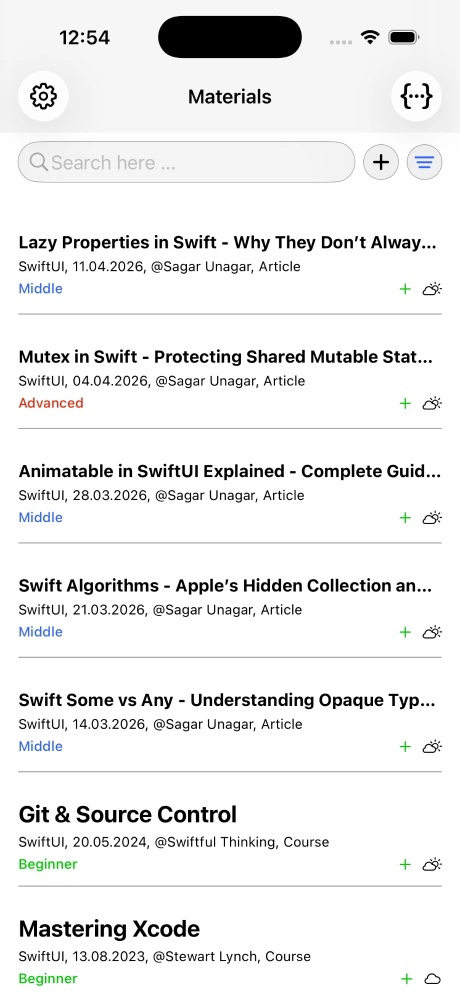
#> input picture AppStoreAssets/raw/iphone.webp, 920 x 2000 px, given in place of AppIcon.png, which was not available (shown at 1/2 size)
$ python make_creative_video.py
#> lines starting #> are read from the running program, lines starting #| are printed output that depends on the picture; after the words box and inside, x2 and y2 are one past the last pixel; in counts of white or black regions, pixels touching at a corner belong together; pictures that were not available may be replaced by others from this repository, and a replacement may not be noted
### AppStoreAssets/make_creative_asset.py
#!/usr/bin/env python3
"""Генерация universal creative asset (16:9, 5244×2950) для App Store:
product page header + search results.

Запуск из корня репозитория (системный Python — Pillow установлен для него,
а `python3` из Homebrew его не видит):
    /usr/bin/python3 AppStoreAssets/make_creative_asset.py

Результат в AppStoreAssets/out/:
    universal_5244x2950.png — файл для загрузки в App Store Connect (RGB, без альфы);
    preview_overlay.png     — уменьшенная копия с безопасной зоной и обрезками 21:9 / 3:2.

Общие функции (фон, фактура, устройства, слоган) использует и make_creative_video.py.
"""

from __future__ import annotations

from dataclasses import dataclass
from functools import lru_cache
from pathlib import Path

from PIL import Image, ImageDraw, ImageFilter, ImageFont

ROOT = Path(__file__).resolve().parent
RAW = ROOT / "raw"
OUT = ROOT / "out"
APP_ICON = ROOT.parent / "StartToSwiftUI/Assets.xcassets/AppIcon.appiconset/AppIcon.png"

# Фирменные цвета: фон иконки #3366FF, к краям — темнее.
BRAND = (0x33, 0x66, 0xFF)
BRAND_DARK = (0x1E, 0x3F, 0xB8)
WHITE = (255, 255, 255)
SHADOW = (8, 20, 70)

FONT_PATH = "/System/Library/Fonts/SFNS.ttf"

IPHONE_SHOT = RAW / "iphone.webp"
# Ландшафтный iPad-кадр используется, если файл есть; иначе — портретный.
IPAD_LANDSCAPE_SHOT = RAW / "ipad_landscape.png"
IPAD_PORTRAIT_SHOT = RAW / "ipad.webp"

# Доля ширины iPhone, заходящая на портретный iPad.
IPHONE_OVERLAP = 0.45


@dataclass(frozen=True)
class Layout:
    """Геометрия одного формата ассета: холст, безопасная зона, слоган, устройства, фактура."""

    size: tuple[int, int]
    safe: tuple[int, int, int, int]
    slogan: tuple[str, ...]
    slogan_max_size: int
    ipad_screen_height: int
    iphone_screen_height: int
    iphone_drop: int
    devices_gap: int
    glyphs: tuple[tuple[int, int, int, float], ...]  # (высота, левый край, верх, непрозрачность)
    scale: float = 1.0  # Масштаб относительно universal — для теней и амплитуд движения.

    # [4 lines left out: function center_x, not called in this run]


# Безопасная зона — из шаблона Apple «Universal Asset Template» (слой «Art Safe Area»).
UNIVERSAL = Layout(
    size=(5244, 2950),
    safe=(1921, 660, 3323, 1622),
    slogan=("Learn SwiftUI", "your way"),
    slogan_max_size=240,
    ipad_screen_height=2100,
    iphone_screen_height=1900,
    iphone_drop=180,
    devices_gap=90,
    glyphs=((2600, -700, 900, 0.10), (2200, 3900, -350, 0.08)),
)


def scaled_layout(size: tuple[int, int], safe: tuple[int, int, int, int], slogan: tuple[str, ...]) -> Layout:
    """Строит раскладку другого формата, масштабируя universal по высоте холста.

    Глифы левой половины привязываются к левому краю, правой — к правому,
    чтобы фактура оставалась у краёв при любом соотношении сторон.

    - Parameters:
      - size: размер холста.
      - safe: безопасная зона из шаблона Apple для этого формата.
      - slogan: строки слогана.
    - Returns: раскладка для нового формата.
    """
    s = size[1] / UNIVERSAL.size[1]
    base_w = UNIVERSAL.size[0]
    glyphs = tuple(
        (
            round(height * s),
            round(left * s) if left < base_w / 2 else size[0] - round((base_w - left) * s),
            round(top * s),
            alpha,
        )
        for height, left, top, alpha in UNIVERSAL.glyphs
    )
    return Layout(
        size=size,
        safe=safe,
        slogan=slogan,
        slogan_max_size=round(UNIVERSAL.slogan_max_size * s),
        ipad_screen_height=round(UNIVERSAL.ipad_screen_height * s),
        iphone_screen_height=round(UNIVERSAL.iphone_screen_height * s),
        iphone_drop=round(UNIVERSAL.iphone_drop * s),
        devices_gap=round(UNIVERSAL.devices_gap * s),
        glyphs=glyphs,
        scale=s,
    )


def radial_background(size: tuple[int, int]) -> Image.Image:
    """Создаёт фон с радиальным градиентом от фирменного синего в центре к тёмному по краям.

    - Parameter size: размер холста.
    - Returns: RGB-изображение размером холста.
    """
    # Градиент считаем в малом разрешении и растягиваем — это быстро и даёт плавный переход.
    sw, sh = size[0] // 10, size[1] // 10
    small = Image.new("RGB", (sw, sh))
    cx, cy = sw / 2, sh * 0.42
    max_d = ((sw / 2) ** 2 + (sh * 0.6) ** 2) ** 0.5
    px = small.load()
    for y in range(sh):
        for x in range(sw):
            t = min(1.0, (((x - cx) ** 2 + (y - cy) ** 2) ** 0.5) / max_d)
            t = t * t
            px[x, y] = tuple(round(a + (b - a) * t) for a, b in zip(BRAND, BRAND_DARK))
    return small.resize(size, Image.LANCZOS)


@lru_cache(maxsize=1)
def icon_glyph_mask() -> Image.Image:
    """Вырезает из иконки приложения белый символ «A» (без подписи) как маску.

    - Returns: L-маска символа, обрезанная по его границам.
    """
    icon = Image.open(APP_ICON).convert("RGB")
    # Подпись «StartToSwiftUI» начинается ниже ~800 px — её отрезаем, оставляя только «A».
    glyph = icon.crop((0, 0, icon.width, 800))
    mask = glyph.convert("L").point(lambda v: 255 if v > 200 else 0)
    return mask.crop(mask.getbbox())


def glyph_sprite(height: int, alpha: float) -> Image.Image:
    """Готовит маску «A» нужной высоты с заданной непрозрачностью.

    - Parameters:
      - height: высота глифа в пикселях холста.
      - alpha: непрозрачность 0…1.
    - Returns: L-маска для заливки белым.
    """
    mask = icon_glyph_mask()
    scaled = mask.resize((round(mask.width * height / mask.height), height), Image.LANCZOS)
    return scaled.point(lambda v: round(v * alpha))


# [63 lines left out: functions add_glyph_texture, device, shadow_mask, paste_with_shadow, not called in this run]


def fitting_font(lines: tuple[str, ...], max_width: int, start_size: int) -> ImageFont.FreeTypeFont:
    """Подбирает самый крупный жирный шрифт, при котором каждая строка помещается в ширину.

    - Parameters:
      - lines: строки слогана.
      - max_width: допустимая ширина строки.
      - start_size: начальный (максимальный) кегль.
    - Returns: шрифт SF Pro Bold подходящего кегля.
    """
    size = start_size
    while True:
        font = ImageFont.truetype(FONT_PATH, size)
        font.set_variation_by_name("Bold")
        if all(font.getlength(line) <= max_width for line in lines) or size <= 40:
            return font
        size -= 4


def slogan_mask(layout: Layout) -> tuple[Image.Image, int]:
    """Рисует слоган по центру в верхней части безопасной зоны как маску размером холста.

    - Parameter layout: раскладка формата.
    - Returns: L-маска текста и координата Y его нижней границы.
    """
    safe = layout.safe
    font = fitting_font(layout.slogan, max_width=safe[2] - safe[0] - round(120 * layout.scale),
                        start_size=layout.slogan_max_size)
    mask = Image.new("L", layout.size, 0)
    draw = ImageDraw.Draw(mask)
    line_height = round(font.size * 1.08)
    y = safe[1] + round(40 * layout.scale)
    for line in layout.slogan:
        draw.text((layout.center_x, y), line, font=font, fill=255, anchor="mt")
        y += line_height
    return mask, y


# [86 lines left out: functions draw_slogan, devices_origin, compose_devices, overlay_preview, main, not called in this run]


# [2 lines that do not run on import are left out]

### AppStoreAssets/make_creative_video.py
#!/usr/bin/env python3
"""Генерация видео creative assets для App Store: product page header (21:9) и search results (3:2).

Запуск из корня репозитория (нужен ffmpeg: brew install ffmpeg; Python — системный, как
в make_creative_asset.py):
    /usr/bin/python3 AppStoreAssets/make_creative_video.py

Результат в AppStoreAssets/out/ для каждого формата:
    <name>.mp4          — ролик для загрузки (H.264, без звука, бесшовный цикл);
    <name>_poster.png   — первый кадр (постер) с безопасной зоной, в четверть размера;
    <name>_frames.png   — четыре кадра цикла для быстрой проверки движения.

Без ffmpeg создаются только постер и кадры.
"""

from __future__ import annotations

import math
import shutil
import subprocess
from dataclasses import dataclass
from pathlib import Path

from PIL import Image, ImageChops

from make_creative_asset import (
    OUT, RAW, SHADOW, UNIVERSAL, WHITE, Layout, device, devices_origin, glyph_sprite,
    overlay_preview, radial_background, scaled_layout, shadow_mask, slogan_mask,
)

DURATION = 12.0  # Секунды; все движения периодичны по DURATION — цикл без шва.
FPS = 30
FADE = 0.8  # Длительность перехода между экранами, секунды.

# Безопасные зоны — из шаблонов Apple «Product Page Header» и «Search Results» (слой «Art Safe Area»).
HEADER = scaled_layout((3840, 1646), (1097, 493, 2743, 1154), ("Learn SwiftUI your way",))
# Search results рендерим в 2880×1920 (3:2 внутри допустимого диапазона): 3840×2560 требует
# H.264 level 6, который поддерживают не все декодеры. Зона шаблона 3840×2560 масштабирована на 0.75.
SEARCH = scaled_layout((2880, 1920), (627, 574, 2253, 1346), UNIVERSAL.slogan)

FORMATS = {"header_3840x1646": HEADER, "search_2880x1920": SEARCH}

# Экраны по порядку показа; отсутствующие файлы пропускаются.
IPHONE_SHOTS = [RAW / "iphone.webp", RAW / "iphone_2.png", RAW / "iphone_3.png"]
IPAD_SHOTS = [RAW / "ipad.webp", RAW / "ipad_2.png"]


@dataclass
class DeviceTrack:
    """Устройство в ролике: кадры экранов одного размера, тень, маска для блика и параметры движения."""

    frames: list[Image.Image]
    shadow: Image.Image
    shadow_pad: int
    glare_band: Image.Image
    origin: tuple[int, int]
    amplitude: float
    phase: float
    glare_window: tuple[float, float]  # Доли цикла, в которые по устройству проходит блик.


# [51 lines left out: functions load_frames, make_glare_band, make_track, not called in this run]


def smoothstep(k: float) -> float:
    """Сглаживает линейный прогресс 0…1, чтобы переходы начинались и заканчивались мягко."""
    return k * k * (3 - 2 * k)


# [113 lines left out: functions screen_mix, draw_track, render_frame, contact_sheet, encode, not called in this run]


def build(name: str, layout: Layout, has_ffmpeg: bool) -> None:
    """Готовит слои формата, сохраняет постер и кадры и при наличии ffmpeg кодирует ролик.

    - Parameters:
      - name: имя файла без расширения.
      - layout: раскладка формата.
      - has_ffmpeg: установлен ли ffmpeg.
    """
    base = radial_background(layout.size)
    glyphs = [(glyph_sprite(height, alpha), left, top) for height, left, top, alpha in layout.glyphs]
    slogan, text_bottom = slogan_mask(layout)

    top = text_bottom + layout.devices_gap
    ipad_probe = load_frames(IPAD_SHOTS[:1], layout.ipad_screen_height)[0]
    iphone_probe = load_frames(IPHONE_SHOTS[:1], layout.iphone_screen_height)[0]
    ipad_pos, iphone_pos = devices_origin(layout, ipad_probe.width, iphone_probe.width, top)
    tracks = [
        make_track(IPAD_SHOTS, layout.ipad_screen_height, ipad_pos, layout,
                   amplitude=30 * layout.scale, phase=0, glare_window=(0.30, 0.50)),
        make_track(IPHONE_SHOTS, layout.iphone_screen_height, iphone_pos, layout,
                   amplitude=40 * layout.scale, phase=math.pi / 2, glare_window=(0.40, 0.60)),
    ]

    def frame_at(t: float) -> Image.Image:
        return render_frame(layout, base, glyphs, slogan, tracks, t)

    poster = frame_at(0)
    overlay_preview(poster, layout, with_crops=False).save(OUT / f"{name}_poster.png")
    contact_sheet([frame_at(DURATION * q) for q in (0.15, 0.40, 0.55, 0.85)]).save(OUT / f"{name}_frames.png")
    if has_ffmpeg:
        encode(name, layout, frame_at)


def main() -> None:
    """Собирает оба формата и сохраняет результат в AppStoreAssets/out/."""
    OUT.mkdir(exist_ok=True)
    has_ffmpeg = shutil.which("ffmpeg") is not None
    if not has_ffmpeg:
        print("ffmpeg не найден (brew install ffmpeg) — сохраняю только постеры и кадры.")
    for name, layout in FORMATS.items():
        build(name, layout, has_ffmpeg)
#> in radial_background, `small = Image.new("RGB", (sw, sh))`: small: PIL image 384x164 RGB; every value is 0
#> in radial_background, `return small.resize(size, Image.LANCZOS)`:
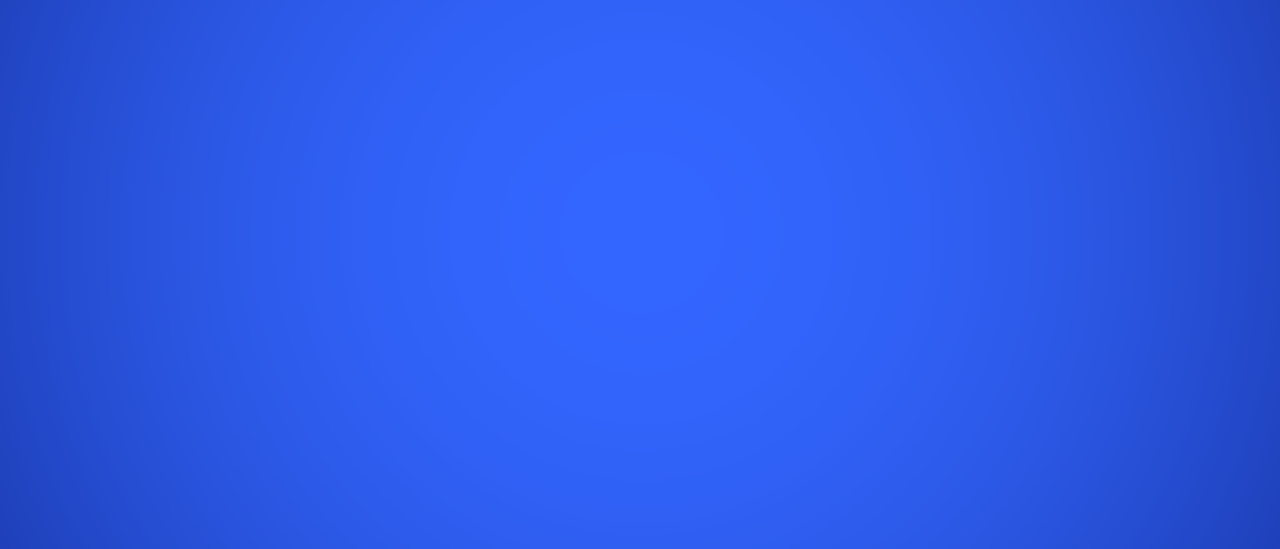
#> returned value: PIL image 3840x1646 RGB (shown at 1/3 size); mean R, G, B 44.4, 89.7, 232.6
#> in icon_glyph_mask, icon is the input picture: PIL image 920x2000 RGB; mean R, G, B 237.7, 238, 237.9
#> in icon_glyph_mask, `glyph = icon.crop((0, 0, icon.width, 800))`:
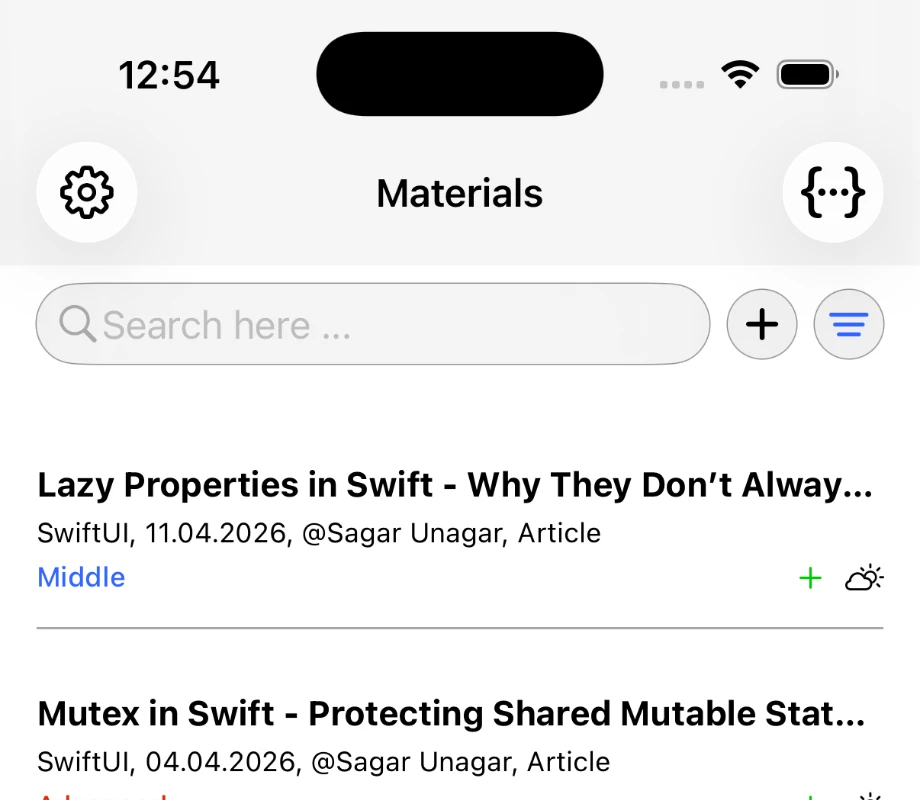
#> glyph: PIL image 920x800 RGB; mean R, G, B 232.4, 232.5, 232.7
#> in icon_glyph_mask, `mask = glyph.convert("L").point(lambda v: 255 if v > 200 else 0)`:
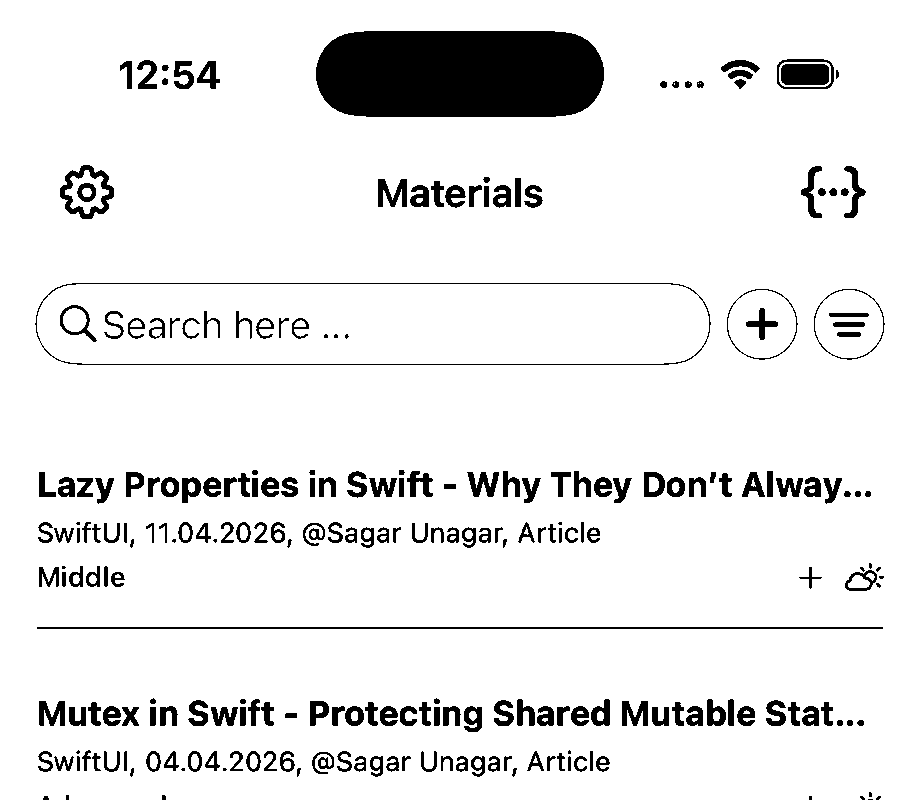
#> mask: PIL image 920x800 L; 91.3% white; 250 black regions (24 under 20 px), largest, box (x1, y1, x2, y2) and area: (316, 31, 604, 117) 23057, (37, 627, 883, 629) 1692, (35, 283, 711, 365) 1510
#> in glyph_sprite, `scaled = mask.resize((round(mask.width * height / mask.height), height..`:
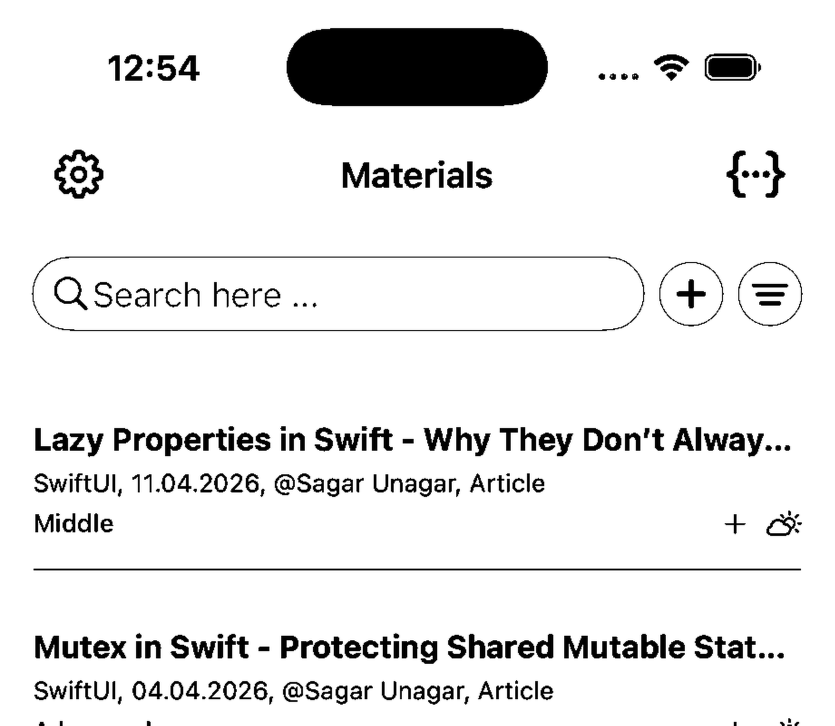
#> scaled: PIL image 1669x1451 L (shown at 1/2 size); min 0, max 255, mean 232.7
#> call 2 of glyph_sprite, with height = 1228, alpha = 0.08
#> in glyph_sprite (call 2), `scaled = mask.resize((round(mask.width * height / mask.height), height..`:
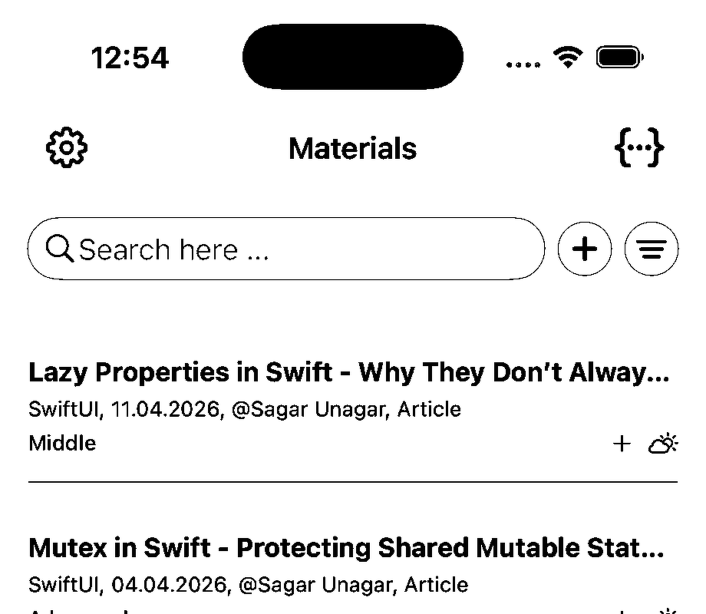
#> scaled: PIL image 1412x1228 L (shown at 1/2 size); min 0, max 255, mean 232.7
#> in build, `glyphs = [(glyph_sprite(height, alpha), left, top) for height, left, t..`: glyphs = 2 items
    print("Готово:", OUT)


if __name__ == "__main__":
#> (the run stopped early here; a loop or call above may not have finished)
